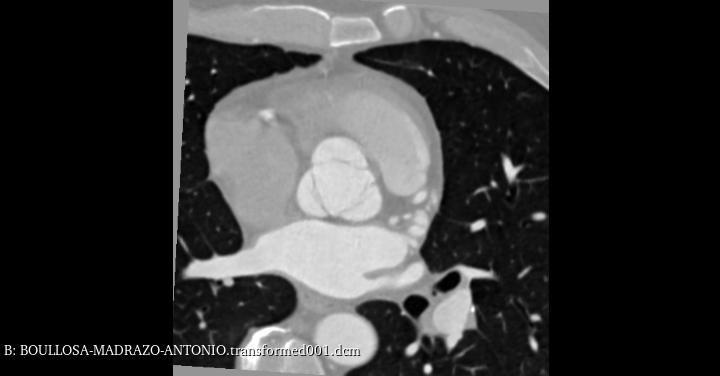
#> input picture Proyecto/data/train/1.bmp, 720 x 376 px; its folder holds 2 pictures in this run
$ jupyter execute --allow-errors Proyecto.ipynb
#> lines starting #> are read from the running program, lines starting #| are printed output that depends on the picture
[cell 1]
from sklearn.model_selection import train_test_split #para dividir sets de entrenamiendo y prueba

import numpy as np
import cv2
import matplotlib.pyplot as plt
from os import listdir
import pandas as pd

from skimage.filters import gaussian  #filtro para la deteccion de bordes
from skimage.filters import sobel  #filtro para la deteccion de bordes
from skimage.filters import unsharp_mask  #filtro para la deteccion de bordes

from skimage.feature import graycomatrix, graycoprops  #la primera calcula la glcm y la segunda las metricas de una glcm

from skimage.segmentation import slic
from skimage.segmentation import mark_boundaries
from skimage.util import img_as_float
from skimage import io
from skimage.color import rgb2gray

import matplotlib.pyplot as plt
import argparse

from sklearn.metrics import roc_curve, RocCurveDisplay, auc, f1_score, confusion_matrix, ConfusionMatrixDisplay

[cell 2]
'''
PRIMERA CAPA DE PREPROCESAMIENTO
    1) QUITAR EL FONDO NEGRO DE LA IMAGEN (RECORTE)
    2) AJUSTAR EL TAMANO DE LA IMAGEN (RESIZE)
'''

images = []

for filename in listdir('data/train/'):
    #img=img_as_float(io.imread(f'data/{filename}'))
    img = cv2.imread(f'data/train/{filename}',0, )
#> img is the input picture: shape (376, 720); min 0, max 255, mean 56.1
    img = img[:, 174:550] #recorte de imagen
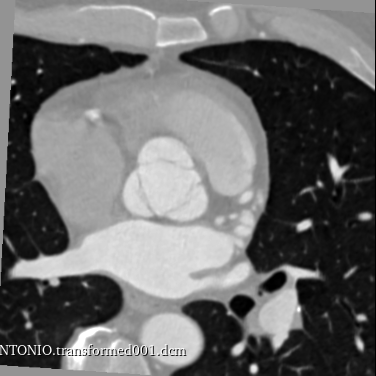
#> img: shape (376, 376); min 0, max 255, mean 106.2
    img = cv2.resize(img, [256,256])
#> img: shape (256, 256)

    img = cv2.convertScaleAbs(img, alpha=1.1, beta=-1)  #alpha contrast   - beta = brightness
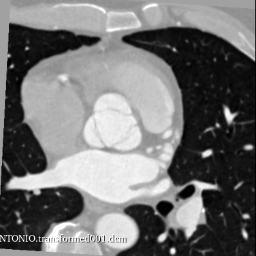
#> img: shape (256, 256); min 0, max 255, mean 115.7
    img = unsharp_mask(img, radius=1, amount=50)
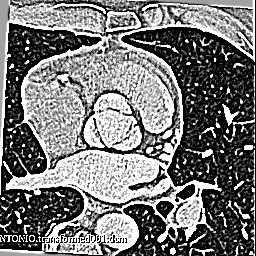
#> img: shape (256, 256) float64; min 0, max 1, mean 0.464
    img = gaussian(img, sigma=(1.6,1.6), truncate=3.8, channel_axis=2)
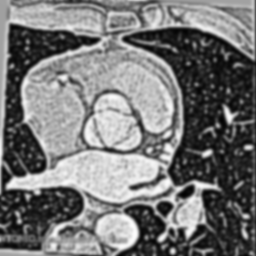
#> img: shape (256, 256) float64; min 0.00939, max 0.988, mean 0.464
    img = np.trunc(img * 255)
    img = np.array(img, dtype=np.int64)
    images.append(img)
#> pass 2 of the loop `for filename in listdir('data/train/'):`:
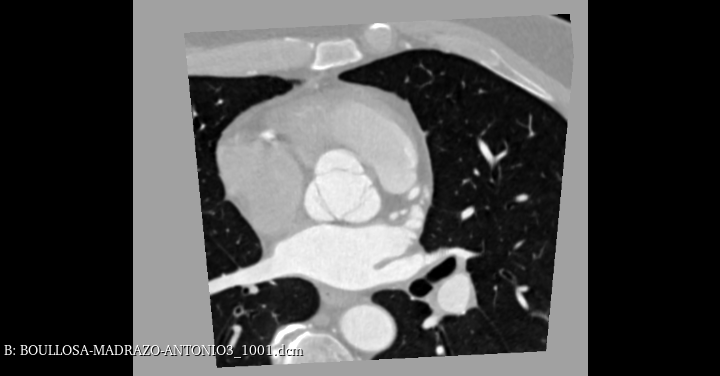
#> input picture Proyecto/data/train/2.bmp, 720 x 376 px
#> img is the input picture: shape (376, 720); min 0, max 255, mean 79.6
#> `img = unsharp_mask(img, radius=1, amount=50)`:
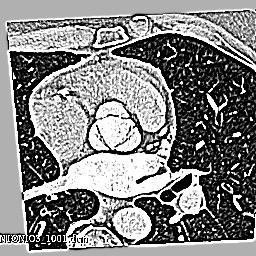
#> img: shape (256, 256) float64; min 0, max 1, mean 0.513
#> `img = gaussian(img, sigma=(1.6,1.6), truncate=3.8, channel_axis=2)`:
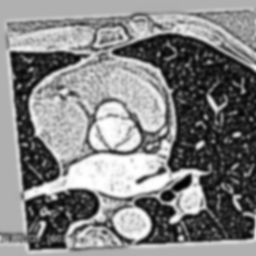
#> img: shape (256, 256) float64; min 0.00383, max 1, mean 0.513


print(images[1].shape)
#| (256, 256)
plt.imshow(images[1], cmap='gray')

[cell 3]
def gen_superpixels(image, numSegments = 110, sigma=3.5):
    segments = slic(image, n_segments = numSegments, sigma = sigma, compactness=0.1)
    image_superpixels = mark_boundaries(image, segments)


    return image_superpixels,segments

[cell 4]
superpixels_images = []
image_segments = []

#> (the rest of this cell did not finish here and is left out)

[cell 5]
images[0]

#> (a cell that did not finish here is left out)

#> (a cell that did not finish here is left out)

#> (a cell that did not finish here is left out)

[cell 9]
def get_label(x,y, labels):
    return labels[y,x]

[cell 10]
coords=[]
# [32 lines left out: function click_event, not called in this run]

[cell 11]
#cv2.imshow('image', superpixels_images[1])
#
## setting mouse handler for the image
## and calling the click_event() function
#
#cv2.setMouseCallback('image', click_event)
#
## wait for a key to be pressed to exit
#cv2.waitKey(0)
#
## close the window
#cv2.destroyAllWindows()

[cell 12]
images[1]

[cell 13]
# [8 lines left out: function createMasks, not called in this run]

[cell 14]
X_train = []
img_coords = [[47,53,55,58], [49,54,56,57]]

#> (the rest of this cell did not finish here and is left out)

#> (a cell that did not finish here is left out)

PRUEBA CON DISTANCIAS ENTRE HISTOGRAMAS

[cell 16]
# [21 lines left out: function calcHistogram, not called in this run]

[cell 17]
histograms = []

for mask in X_train:
    histogram = cv2.calcHist([mask],[0],None,[256],[200,255])
    histograms.append(histogram)

len(histograms)

#> (a cell that did not finish here is left out)

#> (a cell that did not finish here is left out)

#> (a cell that did not finish here is left out)

#> (a cell that did not finish here is left out)

[cell 22]
X_test = []
#> (the rest of this cell did not finish here and is left out)

[cell 23]
superpixels_images_test = []
image_segment_test = []

for img in X_test :
    sp, segment = gen_superpixels(img)
    superpixels_images_test.append(sp)
    image_segment_test.append(segment)
#> after the loop, image_segment_test = []; superpixels_images_test = []

#> (a cell that did not finish here is left out)

[cell 25]
test_histograms = []

for i,segment in enumerate(image_segment_test):
	for (y, segVal) in enumerate(np.unique(segment)):
		if y < len(segment):
			mask = np.zeros(X_test[i].shape, dtype="uint8")
			mask[image_segment_test[i] == segVal] = 255
			temp_masked_image = cv2.bitwise_and(X_test[i], X_test[i], mask = mask)
			histogram = cv2.calcHist([temp_masked_image],[0],None,[256],[200,255])
			test_histograms.append(histogram)
#> this loop made 0 passes
#> after the loop, test_histograms = []

test_histograms = np.array(test_histograms)
#> test_histograms = empty array
test_histograms.shape
#> Out = (0,)
